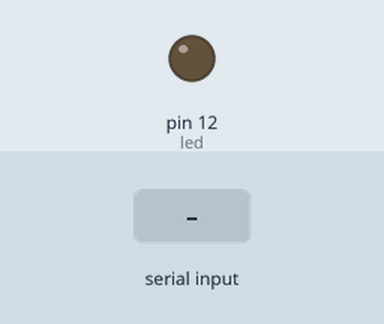
This sketch was run on a simulated Arduino Uno, built with avr-gcc and run on an emulated ATmega328P. Parts: output pins drawn as LEDs (lit = HIGH). Inputs (shaded band) come from the test bench.

Above: at 1.2 s.
1.3 s: "b" received over Serial
At 2.2 s:
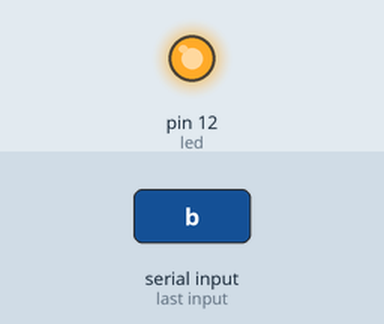
2.8 s: "r" received over Serial
At 3.3 s:
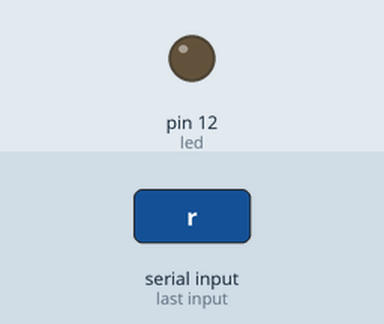
Timing chart, 0 to 5.8 s (numbered marks = the images above; inputs shaded):
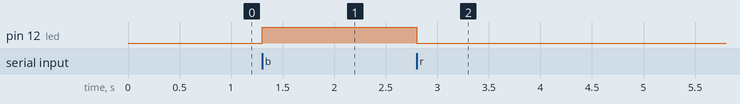

Measured:
- after the input at 1.3 s, pin 12 (led): LOW → HIGH at once
- after the input at 2.8 s, pin 12 (led): HIGH → LOW at once

The sketch:

recieving_unity.ino
```cpp
int led = 12;
char myCol[20];

void setup(){
Serial.begin (9600);
pinMode(led, OUTPUT);
digitalWrite(led, LOW);
}

void loop(){
int lf = 10;
Serial.readBytesUntil(lf, myCol, 1);
if(strcmp(myCol, "r")==0){
  digitalWrite(led, LOW);
  }
if(strcmp(myCol, "b")==0){
  digitalWrite(led, HIGH);
  }
}
```
